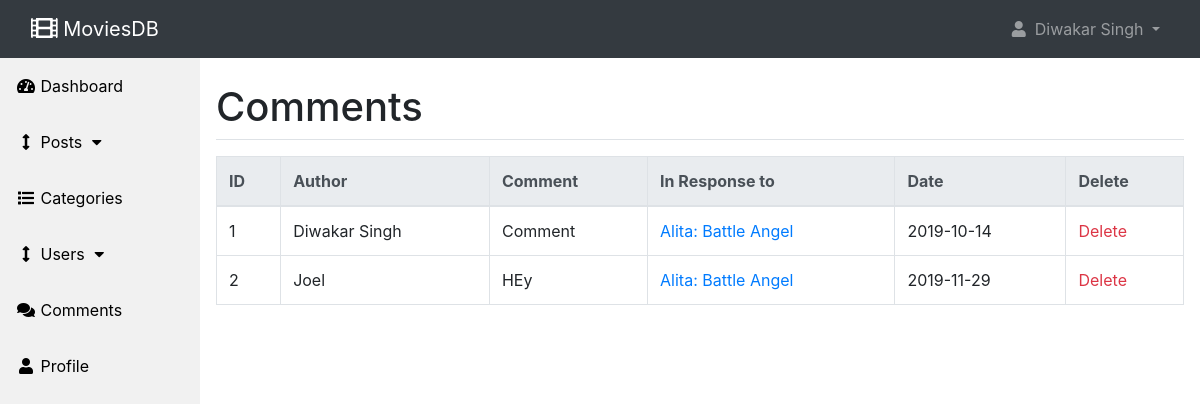
The app's page /admin/comments.php (signed in) with its own data.
### tables this page shows
CREATE TABLE `comments` (
  `comment_id` int(11) NOT NULL,
  `comment_post_id` int(11) NOT NULL,
  `comment_author` varchar(250) NOT NULL,
  `comment_content` text NOT NULL,
  `comment_date` date NOT NULL
);

CREATE TABLE `posts` (
  `post_id` int(11) NOT NULL,
  `post_type` varchar(250) NOT NULL,
  `post_title` varchar(250) NOT NULL,
  `post_author` varchar(250) NOT NULL,
  `post_date` date NOT NULL,
  `post_content` text NOT NULL,
  `post_cat_id` int(11) NOT NULL,
  `post_image` text NOT NULL,
  `post_desc` text NOT NULL,
  `post_comment_count` int(11) NOT NULL
);

### admin/includes/view_comments.php (the view, shortened to what this page needs)
<table class="table table-bordered table-hover">
    <thead class="thead-light">
        <tr>
            <th>ID</th>
            <th>Author</th>
            <th>Comment</th>
            <th>In Response to</th>
            <th>Date</th>
            <th>Delete</th>
        </tr>
    </thead>
    <tbody>
        <?php
        if(isset($_SESSION['user_role'])) {
            $user = $_SESSION['fullname'];
            if($_SESSION['user_role'] == 'admin') {
                $query = "SELECT * FROM comments";
            } else {
                $query = "SELECT * FROM comments WHERE comment_author = '$user'";
            }
        }
        $comments = mysqli_query($connect, $query);
            ?>
        <?php
        while($row = mysqli_fetch_assoc($comments)) {
            $commentID = $row['comment_id'];
            $commentPost = $row['comment_post_id'];
            $commentAuthor = $row['comment_author'];
            $commentContent = $row['comment_content'];
            $commentDate = $row['comment_date'];
            echo "<tr>";
            echo "<td>$commentID</td>";
            echo "<td>$commentAuthor</td>";
            echo "<td>$commentContent</td>";
            $query = "SELECT * FROM posts WHERE post_id = $commentPost";
            $post = mysqli_query($connect, $query);
            while($row = mysqli_fetch_assoc($post)) {
                $postName = $row['post_title'];
                $postID = $row['post_id'];
                echo "<td><a href='../post.php?p_id=$postID'>$postName</a></td>";
            }
            echo "<td>$commentDate</td>";
            echo "<td><a class='text-danger' href='comments.php?delete={$commentID}'>Delete</a></td>";
            echo "</tr>";
        }
        ?>
    </tbody>
</table>

### records on screen
comments: comment_id "1", comment_author "Diwakar Singh", comment_content "Comment", comment_date "2019-10-14"
posts: post_title "Alita: Battle Angel"
comments: comment_id "2", comment_author "Joel", comment_content "HEy", comment_date "2019-11-29"

### other values on screen
$_SESSION['fullname'] "Diwakar Singh"
